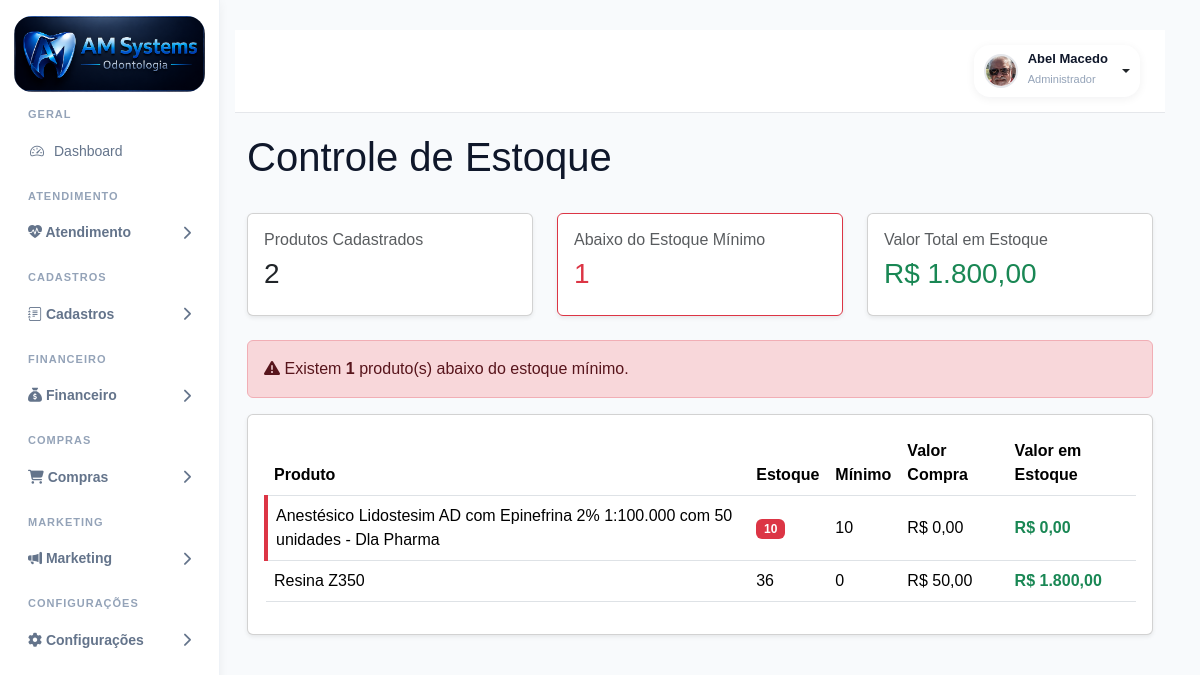
Screenshot of /estoque/ (signed in) with the database file from the repository.
### accounts/models.py (models this page shows, shortened)
class PerfilUsuario(models.Model):
    usuario = models.OneToOneField(
        User,
        on_delete=models.CASCADE,
        related_name="perfil"
    )
    perfil_acesso = models.ForeignKey(
        Perfil,
        on_delete=models.PROTECT,
        related_name="usuarios",
        verbose_name="Perfil de Acesso",
        blank=True,
        null=True
    )
    ADMIN = "admin"
    GESTOR = "gestor"
    DENTISTA = "dentista"
    SECRETARIA = "secretaria"
    ACD = "acd"
    CONTABILIDADE = "contabilidade"
    MARKETING = "marketing"
    AUDITORIA = "auditoria"
    TIPOS_USUARIO = [
        (ADMIN, "Administrador"),
        (GESTOR, "Gestor"),
        (DENTISTA, "Dentista"),
        (SECRETARIA, "Secretária"),
        (ACD, "Auxiliar de Saúde Bucal"),
        (CONTABILIDADE, "Contabilidade"),
        (MARKETING, "Marketing"),
        (AUDITORIA, "Auditoria"),
    ]
    tipo_usuario = models.CharField(
        max_length=30,
        choices=TIPOS_USUARIO,
        default=SECRETARIA
    )
    cro = models.CharField(
        max_length=20,
        blank=True,
        null=True
    )
    especialidade = models.CharField(
        max_length=100,
        blank=True,
        null=True
    )
    percentual_comissao = models.DecimalField(
        "Comissão (%)",
        max_digits=5,
        decimal_places=2,
        default=40.00,
        help_text="Percentual de comissão do dentista."
    )
    meta_mensal = models.DecimalField(
        "Meta Mensal (R$)",
        max_digits=10,
        decimal_places=2,
        default=0.00,
        help_text="Meta mensal de produção do dentista."
    )
    telefone = models.CharField(
        max_length=20,
        blank=True,
        null=True
    )
    celular = models.CharField(
        max_length=20,
        blank=True,
        null=True
    )
    cpf = models.CharField(
        max_length=14,
        blank=True,
        null=True
    )
    rg = models.CharField(
        max_length=20,
        blank=True,
        null=True
    )
    data_nascimento = models.DateField(
        blank=True,
        null=True
    )
    sexo = models.CharField(
        max_length=20,
        blank=True,
        null=True
    )
    foto = models.ImageField(
        upload_to="usuarios/fotos/",
        blank=True,
        null=True
    )
    assinatura = models.ImageField(
        upload_to="usuarios/assinaturas/",
        blank=True,
        null=True
    )
    cep = models.CharField(
        max_length=10,
        blank=True,
        null=True
    )
    logradouro = models.CharField(
        max_length=255,
        blank=True,
        null=True
    )
    numero = models.CharField(
        max_length=20,
        blank=True,
        null=True
    )
    complemento = models.CharField(
        max_length=100,
        blank=True,
        null=True
    )
    bairro = models.CharField(
        max_length=100,
        blank=True,
        null=True
    )
    cidade = models.CharField(
        max_length=100,
        blank=True,
        null=True
    )
    uf = models.CharField(
        max_length=2,
        blank=True,
        null=True
    )
    cro_uf = models.CharField(
        max_length=2,
        blank=True,
        null=True
    )
    ativo = models.BooleanField(
        default=True
    )
    somente_leitura = models.BooleanField(
        default=False
    )
    criado_em = models.DateTimeField(
        auto_now_add=True
    )
    atualizado_em = models.DateTimeField(
        auto_now=True
    )

class Produto(models.Model):
    nome = models.CharField(
        max_length=200
    )
    descricao = models.TextField(
        blank=True,
        null=True
    )
    codigo = models.CharField(
        max_length=50,
        blank=True,
        null=True
    )
    estoque = models.IntegerField(
        default=0
    )
    estoque_minimo = models.IntegerField(
        default=0
    )
    valor_compra = models.DecimalField(
        max_digits=10,
        decimal_places=2,
        default=0
    )
    valor_venda = models.DecimalField(
        max_digits=10,
        decimal_places=2,
        default=0
    )
    ativo = models.BooleanField(
        default=True
    )
    criado_em = models.DateTimeField(
        auto_now_add=True
    )
    atualizado_em = models.DateTimeField(
        auto_now=True
    )
    class Meta:
        ordering = ['nome']
        verbose_name = 'Produto'
        verbose_name_plural = 'Produtos'

### accounts/views.py (the view)
@login_required
@permissao_required("estoque", "visualizar")
def estoque(request):
    produtos = Produto.objects.filter(
        ativo=True
    ).order_by('nome')
    produtos_baixos = produtos.filter(
        estoque__lte=F('estoque_minimo')
    )
    valor_total_estoque = Decimal('0.00')
    for produto in produtos:
        produto.valor_estoque = (
            produto.estoque *
            produto.valor_compra
        )
        valor_total_estoque += (
            produto.valor_estoque
        )
    context = {
        'produtos': produtos,
        'produtos_baixos': produtos_baixos,
        'total_produtos': produtos.count(),
        'total_produtos_baixos': produtos_baixos.count(),
        'valor_total_estoque': valor_total_estoque
    }
    return render(
        request,
        'accounts/estoque.html',
        context
    )

### accounts/templates/accounts/estoque.html
{% extends 'accounts/base.html' %}
{% block content %}
<div class="container-fluid">
    <div class="d-flex justify-content-between align-items-center mb-4">
        <h1>Controle de Estoque</h1>
    </div>
    <div class="row mb-4">
        <div class="col-md-4">
            <div class="card shadow-sm">
                <div class="card-body">
                    <h6 class="text-muted mb-2">
                        Produtos Cadastrados
                    </h6>
                    <h3>
                        {{ total_produtos }}
                    </h3>
                </div>
            </div>
        </div>
        <div class="col-md-4">
            <div class="card shadow-sm border-danger">
                <div class="card-body">
                    <h6 class="text-muted mb-2">
                        Abaixo do Estoque Mínimo
                    </h6>
                    <h3 class="text-danger">
                        {{ total_produtos_baixos }}
                    </h3>
                </div>
            </div>
        </div>
        <div class="col-md-4">
            <div class="card shadow-sm">
                <div class="card-body">
                    <h6 class="text-muted mb-2">
                        Valor Total em Estoque
                    </h6>
                    <h3 class="text-success">
                        R$ {{ valor_total_estoque }}
                    </h3>
                </div>
            </div>
        </div>
    </div>
    {% if total_produtos_baixos > 0 %}
    <div class="alert alert-danger">
        <i class="fa-solid fa-triangle-exclamation"></i>
        Existem
        <strong>
            {{ total_produtos_baixos }}
        </strong>
        produto(s) abaixo do estoque mínimo.
    </div>
    {% endif %}
    <div class="card shadow-sm">
        <div class="card-body">
            <div class="table-responsive">
                <table class="table table-hover align-middle">
                    <thead>
                        <tr>
                            <th>Produto</th>
                            <th>Estoque</th>
                            <th>Mínimo</th>
                            <th>Valor Compra</th>
                            <th>Valor em Estoque</th>
                        </tr>
                    </thead>
                    <tbody>
    {% for produto in produtos %}
   <tr {% if produto.estoque <= produto.estoque_minimo %}class="estoque-baixo"{% endif %}>
        <td>
            {{ produto.nome }}
        </td>
        <td>
            {% if produto.estoque <= produto.estoque_minimo %}
            <span class="badge bg-danger">
                {{ produto.estoque }}
            </span>
            {% else %}
            {{ produto.estoque }}
            {% endif %}
        </td>
        <td>
            {{ produto.estoque_minimo }}
        </td>
        <td>
            R$ {{ produto.valor_compra }}
        </td>
        <td>
            <strong class="text-success">
                R$ {{ produto.valor_estoque }}
            </strong>
        </td>
    </tr>
    {% empty %}
    <tr>
        <td colspan="5" class="text-center">
            Nenhum produto cadastrado.
        </td>
    </tr>
    {% endfor %}
</tbody>
                </table>
            </div>
        </div>
    </div>
</div>
{% endblock %}

### accounts/templates/accounts/base.html (shortened to what this page needs)
{% load static %}
{% load permissions_tags %}
<!DOCTYPE html>
<html lang="pt-br">
<head>
    <link href="https://cdn.jsdelivr.net/npm/bootstrap@5.3.3/dist/css/bootstrap.min.css" rel="stylesheet">
    <link rel="stylesheet" href="https://cdn.jsdelivr.net/npm/bootstrap-icons@1.11.3/font/bootstrap-icons.min.css">
    <link rel="stylesheet" href="https://cdnjs.cloudflare.com/ajax/libs/font-awesome/6.5.2/css/all.min.css">
    <link rel="stylesheet" href="{% static 'css/style.css' %}">
    <link rel="stylesheet" href="{% static 'css/pacientes.css' %}">
    <link rel="stylesheet" href="{% static 'css/odontograma.css' %}">
    <link rel="stylesheet" href="{% static 'css/anamnese.css' %}">
    <link rel="stylesheet" href="{% static 'css/ficha_clinica.css' %}">
    <link href="https://cdn.jsdelivr.net/npm/fullcalendar@6.1.15/index.global.min.css" rel="stylesheet">
</head>
<body>
    <div class="dashboard-wrapper">
        {% with perfil=request.user.perfil.tipo_usuario %}
        <aside class="sidebar">
            <div class="logo-area">
                <img src="{% static 'img/logo.png' %}" alt="Logo">
            </div>
<ul class="sidebar-menu">
    <div class="sidebar-section">
        GERAL
    </div>
    <li class="{% if 'dashboard' in request.path %}active{% endif %}">
        <a href="{% url 'dashboard' %}">
            <i class="bi bi-speedometer2"></i>
            <span>Dashboard</span>
        </a>
    </li>
<div class="sidebar-section">
    ATENDIMENTO
</div>
<li class="menu-group">
    <button class="menu-toggle">
        <span>
            <i class="bi bi-heart-pulse-fill"></i>
            Atendimento
        </span>
        <i class="fa-solid fa-chevron-right"></i>
    </button>
        {% possui_permissao request.user 'agenda' as pode_ver_agenda %}
        {% possui_permissao request.user 'pacientes' as pode_ver_pacientes %}
        {% possui_permissao request.user 'orcamentos' as pode_ver_orcamentos %}
        {% possui_permissao request.user 'relatorios' as pode_ver_relatorios %}
</li>
<div class="sidebar-section">
    CADASTROS
</div>
<li class="menu-group">
    <button class="menu-toggle">
        <span>
            <i class="bi bi-journal-text"></i>
            Cadastros
        </span>
        <i class="fa-solid fa-chevron-right"></i>
    </button>
        {% possui_permissao request.user 'procedimentos' as pode_ver_procedimentos %}
        {% possui_permissao request.user 'convenios' as pode_ver_convenios %}
</li>
{% possui_permissao request.user 'contas_pagar' as pode_contas_pagar %}
{% possui_permissao request.user 'contas_receber' as pode_contas_receber %}
{% possui_permissao request.user 'caixa' as pode_ver_caixa %}
{% if pode_contas_pagar or pode_contas_receber or pode_ver_caixa %}
<div class="sidebar-section">
    FINANCEIRO
</div>
<li class="menu-group">
    <button class="menu-toggle">
        <span>
            <i class="fa-solid fa-sack-dollar"></i>
            Financeiro
        </span>
        <i class="fa-solid fa-chevron-right"></i>
    </button>
       {% possui_permissao request.user "livro_caixa" "visualizar" as pode_ver_livro_caixa %}
</li>
{% endif %}
{% possui_permissao request.user 'fornecedores' as pode_ver_fornecedores %}
{% possui_permissao request.user 'produtos' as pode_ver_produtos %}
{% possui_permissao request.user 'compras' as pode_ver_compras %}
{% possui_permissao request.user 'estoque' as pode_ver_estoque %}
{% possui_permissao request.user 'movimentacoes_estoque' as pode_ver_movimentacoes %}
{% possui_permissao request.user 'produtos_criticos' as pode_ver_produtos_criticos %}
{% possui_permissao request.user 'lotes' as pode_ver_lotes %}
{% if pode_ver_fornecedores or pode_ver_produtos or pode_ver_compras or pode_ver_estoque or pode_ver_movimentacoes or pode_ver_produtos_criticos or pode_ver_lotes %}
<div class="sidebar-section">
    COMPRAS
</div>
<li class="menu-group">
    <button class="menu-toggle">
        <span>
            <i class="fa-solid fa-cart-shopping"></i>
            Compras
        </span>
        <i class="fa-solid fa-chevron-right"></i>
    </button>
</li>
{% endif %}
{% possui_permissao request.user 'marketing' as pode_marketing %}
{% if pode_marketing %}
<div class="sidebar-section">
    MARKETING
</div>
<li class="menu-group">
    <button class="menu-toggle">
        <span>
            <i class="bi bi-megaphone-fill"></i>
            Marketing
        </span>
        <i class="fa-solid fa-chevron-right"></i>
    </button>
</li>
{% endif %}
{% possui_permissao request.user 'configuracao_clinica' as pode_configuracao_clinica %}
{% possui_permissao request.user 'metas_dentistas' as pode_metas_dentistas %}
{% possui_permissao request.user 'usuarios' as pode_usuarios %}
{% possui_permissao request.user 'perfis' as pode_perfis %}
{% if pode_configuracao_clinica or pode_metas_dentistas or pode_usuarios or pode_perfis %}
<div class="sidebar-section">
    CONFIGURAÇÕES
</div>
<li class="menu-group">
    <button class="menu-toggle">
        <span>
            <i class="fa-solid fa-gear"></i>
            Configurações
        </span>
        <i class="fa-solid fa-chevron-right"></i>
    </button>
</li>
{% endif %}
            </ul>
            {% endwith %}
        </aside>
        <main class="main-content">
            <div class="topbar">
                <div class="d-flex justify-content-end align-items-center">
                    {% if request.user.is_authenticated %}
                    <div class="dropdown">
                        <button class="btn profile-dropdown-btn dropdown-toggle" type="button" data-bs-toggle="dropdown"
                            aria-expanded="false">
                            {% if request.user.perfil.foto %}
                            <img src="{{ request.user.perfil.foto.url }}" alt="Foto" class="profile-avatar">
                            {% else %}
                            <div class="profile-avatar-placeholder"></div>
                            {% endif %}
                            <div class="text-start">
                                <div class="profile-user-name">
                                    {% if request.user.first_name and request.user.last_name %}
                                    {{ request.user.first_name }} {{ request.user.last_name }}
                                    {% elif request.user.first_name %}
                                    {{ request.user.first_name }}
                                    {% else %}
                                    {{ request.user.username }}
                                    {% endif %}
                                </div>
                                <small class="profile-user-role">
                                    {{ request.user.perfil.get_tipo_usuario_display }}
                                </small>
                            </div>
                        </button>
                    </div>
                    {% endif %}
                </div>
            </div>
            {% block content %}
            {% endblock %}
        </main>
    </div>
</body>
</html>

### rows the page displays
Produto: nome "Anestésico Lidostesim AD com Epinefrina 2% 1:100.000 com 50 unidades - Dla Pharma", estoque "10", estoque_minimo "10", valor_compra "0,00", valor_estoque "0,00"
Produto: nome "Resina Z350", estoque "36", estoque_minimo "0", valor_compra "50,00", valor_estoque "1.800,00"

### other values shown
{{ request.user.first_name }} "Abel Macedo"
{{ request.user.perfil.get_tipo_usuario_display }} "Administrador"
{{ total_produtos }} "2"
{{ total_produtos_baixos }} "1"
{{ valor_total_estoque }} "1.800,00"
